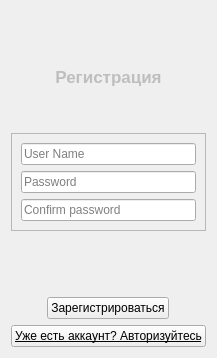
                  <widget class="QWidget" name="register_page">
                   <layout class="QVBoxLayout" name="verticalLayout_8">
                    <item alignment="Qt::AlignHCenter">
                     <widget class="QLabel" name="pic_user_plus">
                      <property name="sizePolicy">
                       <sizepolicy hsizetype="Minimum" vsizetype="Fixed">
                        <horstretch>0</horstretch>
                        <verstretch>0</verstretch>
                       </sizepolicy>
                      </property>
                      <property name="minimumSize">
                       <size>
                        <width>50</width>
                        <height>50</height>
                       </size>
                      </property>
                      <property name="maximumSize">
                       <size>
                        <width>50</width>
                        <height>50</height>
                       </size>
                      </property>
                      <property name="text">
                       <string/>
                      </property>
                      <property name="pixmap">
                       <pixmap>icons/feather/user-plus.svg</pixmap>
                      </property>
                      <property name="scaledContents">
                       <bool>true</bool>
                      </property>
                      <property name="alignment">
                       <set>Qt::AlignCenter</set>
                      </property>
                     </widget>
                    </item>
                    <item alignment="Qt::AlignHCenter">
                     <widget class="QLabel" name="label_signup_reg">
                      <property name="enabled">
                       <bool>false</bool>
                      </property>
                      <property name="sizePolicy">
                       <sizepolicy hsizetype="Minimum" vsizetype="Fixed">
                        <horstretch>0</horstretch>
                        <verstretch>0</verstretch>
                       </sizepolicy>
                      </property>
                      <property name="font">
                       <font>
                        <pointsize>13</pointsize>
                        <weight>75</weight>
                        <bold>true</bold>
                       </font>
                      </property>
                      <property name="text">
                       <string>Регистрация</string>
                      </property>
                      <property name="scaledContents">
                       <bool>false</bool>
                      </property>
                      <property name="alignment">
                       <set>Qt::AlignCenter</set>
                      </property>
                     </widget>
                    </item>
                    <item>
                     <spacer name="verticalSpacer_2">
                      <property name="orientation">
                       <enum>Qt::Vertical</enum>
                      </property>
                      <property name="sizeHint" stdset="0">
                       <size>
                        <width>20</width>
                        <height>40</height>
                       </size>
                      </property>
                     </spacer>
                    </item>
                    <item>
                     <widget class="QFrame" name="frame_11">
                      <property name="sizePolicy">
                       <sizepolicy hsizetype="Preferred" vsizetype="Maximum">
                        <horstretch>0</horstretch>
                        <verstretch>0</verstretch>
                       </sizepolicy>
                      </property>
                      <property name="frameShape">
                       <enum>QFrame::StyledPanel</enum>
                      </property>
                      <property name="frameShadow">
                       <enum>QFrame::Raised</enum>
                      </property>
                      <layout class="QVBoxLayout" name="verticalLayout_18">
                       <item>
                        <widget class="QLineEdit" name="lineEdit_signup_Name">
                         <property name="placeholderText">
                          <string>User Name</string>
                         </property>
                        </widget>
                       </item>
                       <item>
                        <widget class="QLineEdit" name="lineEdit_pswrd_signup">
                         <property name="frame">
                          <bool>true</bool>
                         </property>
                         <property name="echoMode">
                          <enum>QLineEdit::Normal</enum>
                         </property>
                         <property name="placeholderText">
                          <string>Password</string>
                         </property>
                        </widget>
                       </item>
                       <item>
                        <widget class="QLineEdit" name="lineEdit_conf_pswrd">
                         <property name="echoMode">
                          <enum>QLineEdit::Normal</enum>
                         </property>
                         <property name="placeholderText">
                          <string>Confirm password</string>
                         </property>
                        </widget>
                       </item>
                      </layout>
                     </widget>
                    </item>
                    <item>
                     <widget class="QLabel" name="label_error_registration">
                      <property name="text">
                       <string/>
                      </property>
                      <property name="alignment">
                       <set>Qt::AlignCenter</set>
                      </property>
                     </widget>
                    </item>
                    <item>
                     <spacer name="verticalSpacer_3">
                      <property name="orientation">
                       <enum>Qt::Vertical</enum>
                      </property>
                      <property name="sizeHint" stdset="0">
                       <size>
                        <width>20</width>
                        <height>40</height>
                       </size>
                      </property>
                     </spacer>
                    </item>
                    <item alignment="Qt::AlignHCenter">
                     <widget class="QPushButton" name="btnSignup">
                      <property name="text">
                       <string>Зарегистрироваться</string>
                      </property>
                     </widget>
                    </item>
                    <item>
                     <widget class="QPushButton" name="btnAlready">
                      <property name="font">
                       <font>
                        <underline>true</underline>
                       </font>
                      </property>
                      <property name="text">
                       <string>Уже есть аккаунт? Авторизуйтесь</string>
                      </property>
                     </widget>
                    </item>
                   </layout>
                  </widget>
